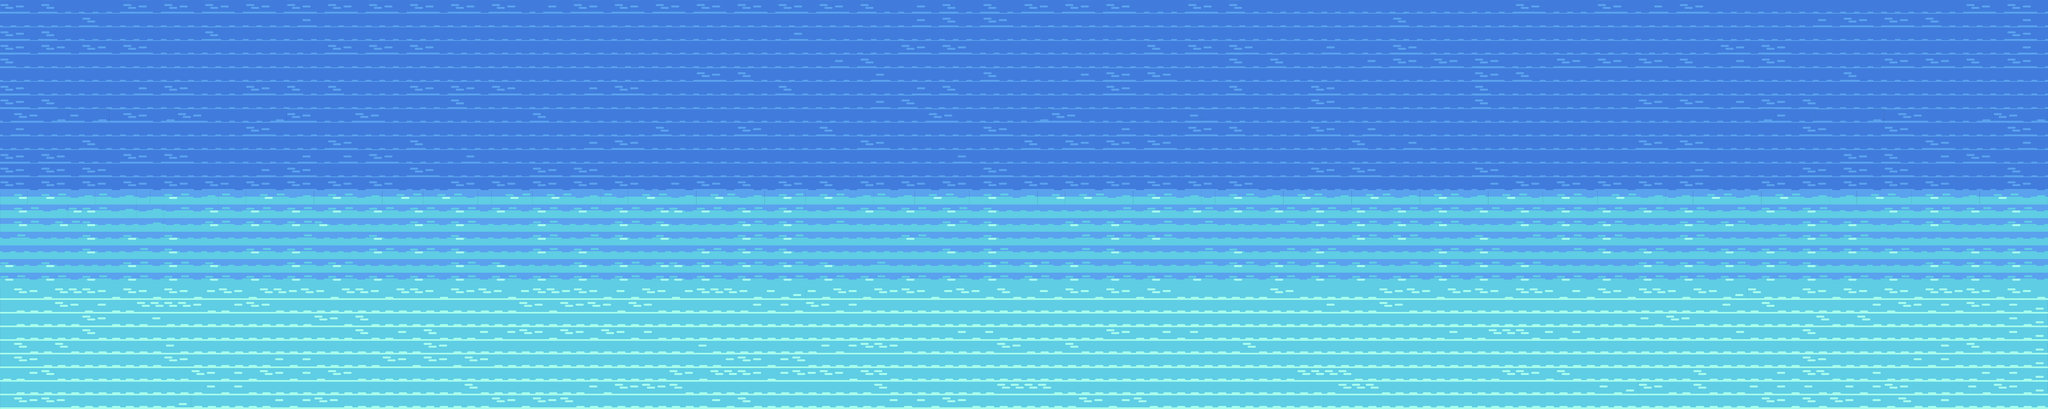

This is a level from a 2D game, rendered from its Tiled map with the project's own tilesets. A one-line summary and the map file follow, with tile-layer data summarised:
An orthogonal 150x30 tile map with 64x64 px tiles, 1 tile layer (sora), 3 hidden layers not drawn.

<map version="1.4" tiledversion="1.4.2" orientation="orthogonal" renderorder="right-down" width="150" height="30" tilewidth="64" tileheight="64" infinite="0" nextlayerid="5" nextobjectid="1">
 <editorsettings>
  <export target="map1.csv" format="csv" />
 </editorsettings>
 <tileset firstgid="1" source="FlaverQ.tsx" />
 <layer id="2" name="sora" width="150" height="30">
  <data>[4500 cells, 4500 non-empty, 15 distinct tile ids]</data>
 </layer>
 <layer id="1" name="jimen" width="150" height="30" visible="0">
  <data>[4500 cells, 4500 non-empty, 9 distinct tile ids]</data>
 </layer>
 <layer id="3" name="soushoku" width="150" height="30" visible="0">
  <data>[4500 cells, 4500 non-empty, 17 distinct tile ids]</data>
 </layer>
 <layer id="4" name="atarihantei" width="150" height="30" visible="0">
  <data>[4500 cells, 4500 non-empty, 2 distinct tile ids]</data>
 </layer>
</map>